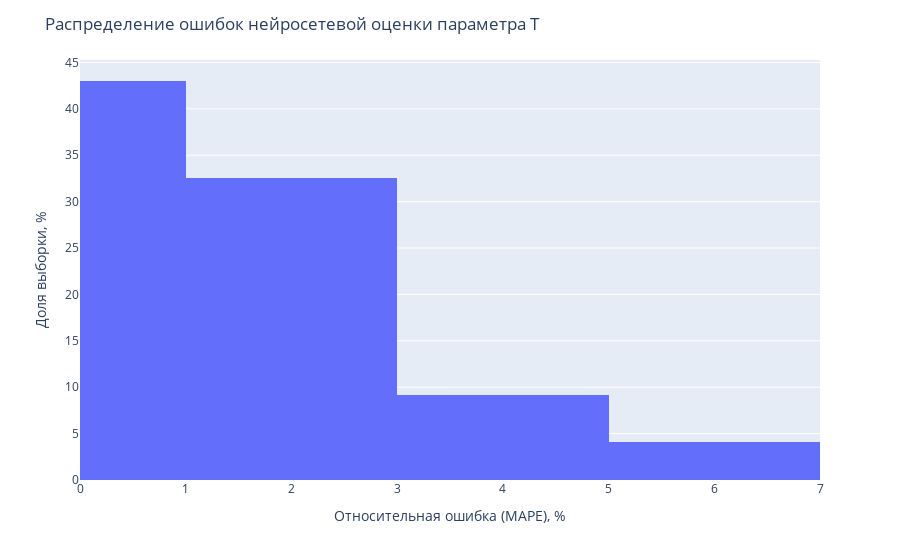

The notebook cell saved with this chart:
### Code cell
fig = px.histogram(hist_df, x="Ошибка сети в %", nbins=10000, histnorm="percent")
fig.update_xaxes(range=[0, 7])
fig.update_layout(title="Распределение ошибок нейросетевой оценки параметра Т",
                  xaxis_title="Относительная ошибка (MAPE), %",
                  yaxis_title="Доля выборки, %"
                 )
fig.show()

### Figure 1 — Plotly figure (JSON) as saved in the notebook; plotly's stock layout.template omitted (floating-point values rounded to 4 significant figures; data arrays with more than 128 entries replaced by an {"elided": "..."} marker saying what was removed)
{"data": [{"alignmentgroup": "True", "bingroup": "x", "histnorm": "percent", "hovertemplate": "Ошибка сети в %=%{x}<br>count=%{y}<extra></extra>", "legendgroup": "", "marker": {"color": "#636efa"}, "name": "", "nbinsx": 10000, "offsetgroup": "", "orientation": "v", "showlegend": false, "type": "histogram", "x": {"elided": "1000 float values"}, "xaxis": "x", "yaxis": "y"}], "layout": {"barmode": "relative", "legend": {"tracegroupgap": 0}, "margin": {"t": 60}, "title": {"text": "Распределение ошибок нейросетевой оценки параметра Т"}, "xaxis": {"anchor": "y", "domain": [0, 1], "range": [0, 7], "title": {"text": "Относительная ошибка (MAPE), %"}}, "yaxis": {"anchor": "x", "domain": [0, 1], "title": {"text": "Доля выборки, %"}}}}
